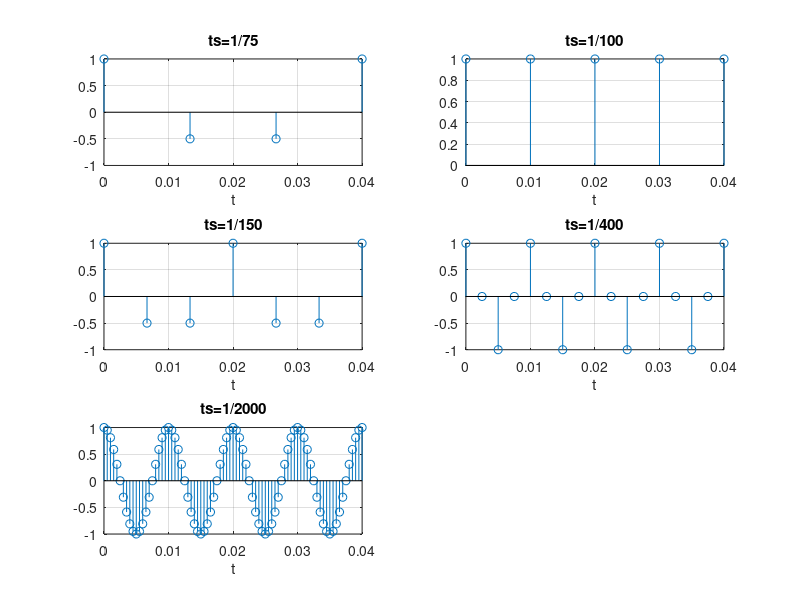
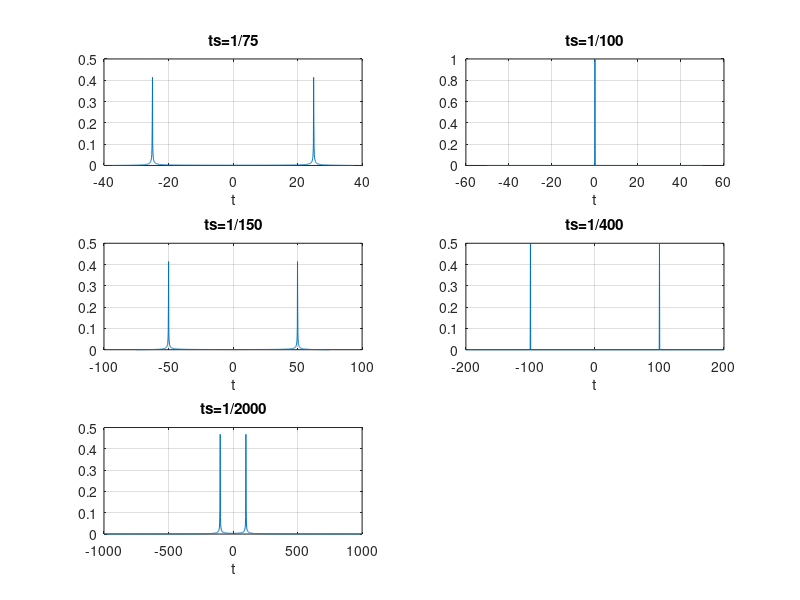

MATLAB code for these plots, in order:
%Writer : Chung Mj 2024-05-30
clear
close all;
clc

timeRange=0.04;
ts=[1/75; 1/100; 1/150; 1/400; 1/2000]; %벡터로 저장 후 반복문을 통해 접근
tsstring={'1/75'; '1/100'; '1/150'; '1/400'; '1/2000'}; %title에 사용함
f0=100; %정현파 주파수
%%Figure 1
figure(1)
for num1=1:length(ts)
    t=0:ts(num1):timeRange;     %시간 벡터
    Xt=cos(2*pi*f0*t);          %정현파 벡터
    subplot(3,2,num1)
    stem(t,Xt);                 %출력
    grid on
    title(sprintf("ts=%s",tsstring{num1}));    
    xlabel('t')
end
%%Figure 2
figure(2)
N = 1024;   %샘플링 할 데이터 개수
fs=1./ts;   %1/샘플링 주기=샘플링 주파수
for num1=1:length(ts)   %샘플링 주기 벡터 길이만큼 반복
    t=0:ts(num1):(N-1)*ts(num1);    %N개의 균일 샘플 시간 벡터
    x=cos(2*pi*f0*t);               %100Hz cos정현파 샘플링 벡터
    df=fs(num1)/N;                  %주파수 분해능=FFT된 결과에서 인접한 주파수 성분 사이 간격
    X=fft(x);                       %Fast Fourier Transform Algorithm.
    X_shift=fftshift(X);            %실수신호는 진폭 스펙트럼이 켤레복소수인 양방향 스펙트럼
                                    %0Hz을 중심으로 바꾸기 위해 fftshift 이용
                                    %ex)N=5 기준
                                    % 0 1 2 3 4 -> 3 4 0 1 2 이런식으로 바뀐다.
                                    % 참고로 3 4 와 -2 1은 구분이 안되므로 이런식으로 바꿔도 된다
    f=(-N/2)*df:df:(N/2-1)*df;      %-fs/2~fs/2 범위의 주파수 벡터로 볼 수 있다.
    subplot(3,2,num1)
    % plot(f,abs(X_shift)/max(abs(X_shift))); %기존 코드
    plot(f,abs(X_shift)/N); % 수정
    grid on
    title(sprintf("ts=%s",tsstring{num1}));    
    xlabel('t')
end



